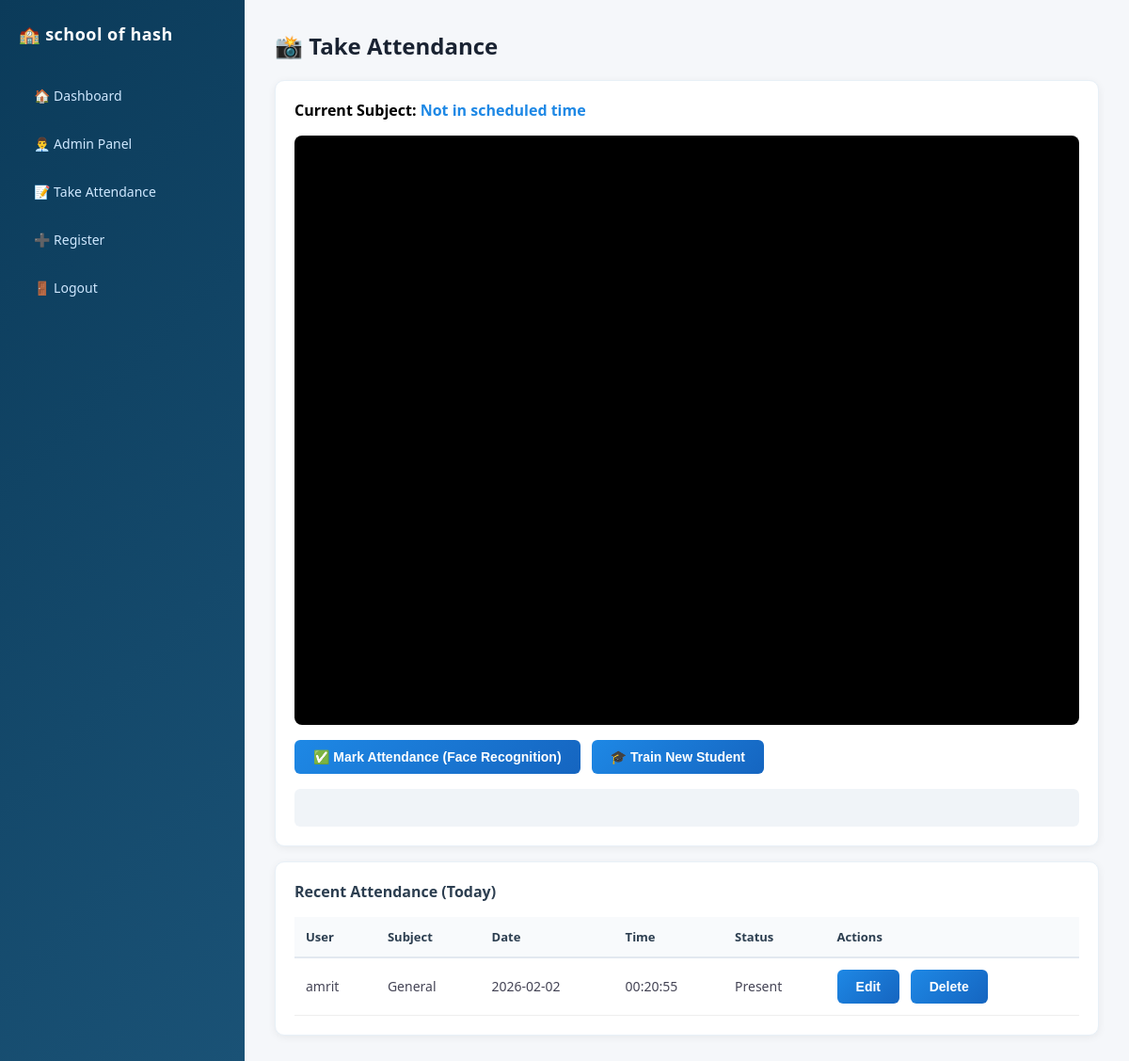
The page /teacher/take (signed in) on the database its author committed.
### app.py (models this page shows)
class Attendance(db.Model):
    id = db.Column(db.Integer, primary_key=True)
    user_id = db.Column(db.Integer, db.ForeignKey('user.id'))
    user = db.relationship('User', backref='attendances')
    subject = db.Column(db.String(150))
    date = db.Column(db.String(20))  # yyyy-mm-dd
    time = db.Column(db.String(8))
    status = db.Column(db.String(20), default='Present')

class User(db.Model):
    id = db.Column(db.Integer, primary_key=True)
    username = db.Column(db.String(120), unique=True, nullable=False)
    password = db.Column(db.String(120), nullable=False)  # use hashing in prod
    email = db.Column(db.String(200))
    email_otp = db.Column(db.String(6))  # 6-digit OTP for email verification
    email_verified = db.Column(db.Boolean, default=False)  # True only after email confirmation
    has_logged_in_once = db.Column(db.Boolean, default=False)  # Track first login
    role = db.Column(db.String(20), default='student')  # admin | teacher | student
    created_at = db.Column(db.DateTime, default=datetime.utcnow)

### app.py (the view)
@app.route('/teacher/take')
def teacher_take_attendance():
    uid = session.get('user_id')
    u = User.query.get(uid)
    if not u or u.role not in ('teacher', 'admin'):
        return redirect(url_for('login'))
    todayname = datetime.today().strftime('%A')
    nowt = datetime.now().time()
    todays = Timetable.query.filter_by(day=todayname).all()
    current_subject = None
    current_subject_time = ''
    for t in todays:
        s = datetime.strptime(t.start, '%H:%M').time()
        e = datetime.strptime(t.end, '%H:%M').time()
        if s <= nowt <= e:
            current_subject = t.subject
            current_subject_time = f"{t.start} - {t.end}"
            break
    today_iso = date.today().isoformat()
    recent = Attendance.query.filter(Attendance.date == today_iso).order_by(Attendance.time.desc()).limit(50).all()
    return render_template('teacher_take_attendance.html', subject=current_subject or '', subject_time=current_subject_time, timetable=todays, attendance=recent)

### app.py (called while the page is built)
@app.context_processor
def inject_csrf_token():
    from flask_wtf.csrf import generate_csrf
    return dict(csrf_token=generate_csrf)

@app.context_processor
def inject_current_user():
    uid = session.get('user_id')
    user = None
    try:
        if uid:
            user = User.query.get(uid)
    except Exception:
        user = None
    return dict(current_user=user)

### templates/teacher_take_attendance.html (shortened to what this page needs)
{% extends "base.html" %}
{% block content %}
<h2>📸 Take Attendance</h2>
<div class="card">
  <p style="margin-bottom: 16px; font-size: 16px;">
    <strong>Current Subject:</strong> <span style="color: #1e88e5; font-weight: 600;">{{ subject or 'Not in scheduled time' }}</span>
  </p>
  <div id="videoContainer"></div>
  <div style="display: flex; gap: 12px; margin-top: 16px;">
    <button id="startBtn" style="align-self: auto;">✅ Mark Attendance (Face Recognition)</button>
    <button id="liveTrainBtn" style="align-self: auto;">🎓 Train New Student</button>
  </div>
  <div id="log"></div>
</div>
  <div class="card" style="margin-top:16px;">
    <h3 style="margin-top:0;">Recent Attendance (Today)</h3>
    {% if attendance and attendance|length > 0 %}
    <table style="width:100%; border-collapse: collapse;">
      <thead>
        <tr style="text-align:left; border-bottom:1px solid #ddd;">
          <th>User</th><th>Subject</th><th>Date</th><th>Time</th><th>Status</th><th>Actions</th>
        </tr>
      </thead>
      <tbody>
        {% for att in attendance %}
        <tr id="att-{{ att.id }}">
          <td>{{ att.user.username if att.user else 'Unknown' }}</td>
          <td>{{ att.subject or '' }}</td>
          <td>{{ att.date }}</td>
          <td>{{ att.time }}</td>
          <td>{{ att.status }}</td>
          <td>
            <button onclick="editAttendance({{ att.id }})">Edit</button>
            <button onclick="deleteAttendance({{ att.id }})" style="margin-left:8px;">Delete</button>
          </td>
        </tr>
        {% endfor %}
      </tbody>
    </table>
    {% else %}
      <div>No attendance recorded for today yet.</div>
    {% endif %}
  </div>
{% endblock %}

### static/css/styles.css (style rules this page uses)
* { box-sizing: border-box; margin: 0; padding: 0; }
html, body { width: 100%; height: 100%; }
body { font-family: 'Segoe UI', Tahoma, Geneva, Verdana, sans-serif; background: #f5f7fa; display: flex; }
.content h2 { font-size: 24px; color: #1a2332; margin-bottom: 20px; font-weight: 600; }
.content h3 { font-size: 16px; color: #2c3e50; margin-bottom: 16px; font-weight: 600; }
.card { background: #fff; padding: 20px; border-radius: 10px; box-shadow: 0 2px 8px rgba(0, 0, 0, 0.06); transition: all 0.3s ease; border: 1px solid #e8f0f7; }
button { background: linear-gradient(135deg, #1e88e5 0%, #1565c0 100%); color: #fff; border: none; padding: 10px 20px; border-radius: 6px; cursor: pointer; font-weight: 600; font-size: 14px; transition: all 0.3s ease; align-self: flex-start; }
table { width: 100%; border-collapse: collapse; margin-top: 16px; }
table thead { background: #f8fafc; }
table th { padding: 12px; border-bottom: 2px solid #e2e8f0; text-align: left; font-weight: 600; color: #2c3e50; font-size: 13px; }
table td { padding: 12px; border-bottom: 1px solid #eee; font-size: 14px; color: #445; }
#videoContainer { background: #000; border-radius: 8px; overflow: hidden; margin: 16px 0; aspect-ratio: 4/3; }
#log { background: #f0f4f8; padding: 16px; border-radius: 6px; margin-top: 16px; color: #2c3e50; font-size: 14px; min-height: 40px; display: flex; align-items: center; }

### rows shown on the page
Attendance: user "amrit", subject "General", date "2026-02-02", time "00:20:55", status "Present"

### other values the page prints
{{ subject or 'Not in scheduled time' }} "Not in scheduled time"
